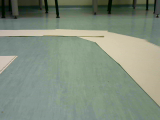
#> input picture aulas/car_dataset/testes/images/0.png, 160 x 120 px
$ python -i image_manipulation.py   (imports and definitions only)
#> lines starting #> are read from the running program, lines starting #| are printed output that depends on the picture; after the words box and inside, x2 and y2 are one past the last pixel; in counts of white or black regions, pixels touching at a corner belong together
'''
Useful functions for data augmentation of images
'''
import cv2
import numpy as np
from PIL import Image

def _adjust_gamma(image, gamma=1.0):

   invGamma = 1.0 / gamma
   table = np.array([((i / 255.0) ** invGamma) * 255
      for i in np.arange(0, 256)]).astype("uint8")

   return cv2.LUT(image, table)

def grayscale_image(input_image):
    """
    Convert input_image to grayscale

    :param input_image: image
    :type input_image: numpy.ndarray
    :return: image in grayscale
    :rtype: numpy.ndarray
    """
    return cv2.cvtColor(input_image, cv2.COLOR_BGR2GRAY)

# [16 lines left out: function extract_feature, not called in this run]


def binarize_image(input_image,
                   threshold_value=177,
                   gamma=0.3):
    """
    Convert input_image to binary representation

    :param input_image: image
    :type input_image: numpy.ndarray
    :param threshold_value: value to be used as a
                            threshold
    :type threshold_value: int
    :param gamma: value for gamma correction, less than 1 decreases the brightness of the image
    :type gamma: float
    :return: image in binary form
    :rtype: numpy.ndarray
    """
    gray_image = grayscale_image(input_image)
    img_gamma = _adjust_gamma(gray_image, gamma=gamma)
    blur = cv2.GaussianBlur(img_gamma, (5, 5), 0)
    _, bin_image = cv2.threshold(blur,
                                 threshold_value,
                                 255,
                                 cv2.THRESH_BINARY + cv2.THRESH_OTSU)
    return bin_image


# [69 lines left out: functions green_channel, top_bottom_cut, random_shadow, gaussian_blur, not called in this run]

>>> import cv2
>>> picture = cv2.imread('../testes/images/0.png')
#> picture is the input picture: shape (120, 160, 3); mean B, G, R 125.5, 141.9, 129.7
>>> result = binarize_image(picture)
#> in grayscale_image, `return cv2.cvtColor(input_image, cv2.COLOR_BGR2GRAY)`:
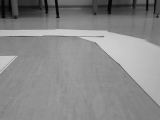
#> returned value: shape (120, 160); min 2, max 209, mean 136.4
#> in _adjust_gamma, `return cv2.LUT(image, table)`:
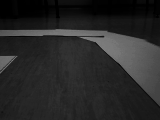
#> returned value: shape (120, 160); min 0, max 131, mean 39.8
#> in binarize_image, `_, bin_image = cv2.threshold(blur, threshold_value, 255, cv2.THRESH_BI..`:
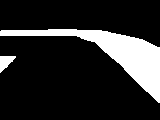
#> bin_image: shape (120, 160); 16.6% white; 2 white regions, box (x1, y1, x2, y2) and area: (0, 29, 160, 103) 3040, (0, 56, 16, 73) 155

$ run again, on aulas/car_dataset/testes/images/119.png
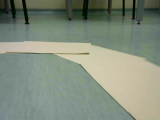
#> input picture aulas/car_dataset/testes/images/119.png, 160 x 120 px
#> picture is the input picture: shape (120, 160, 3); mean B, G, R 124.9, 140.9, 130.9
#> in _adjust_gamma, `return cv2.LUT(image, table)`:
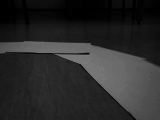
#> returned value: shape (120, 160); min 0, max 121, mean 42.1
#> in binarize_image, `_, bin_image = cv2.threshold(blur, threshold_value, 255, cv2.THRESH_BI..`:
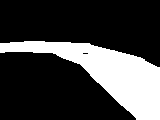
#> bin_image: shape (120, 160); 25.2% white; 1 white region, box (x1, y1, x2, y2) and area: (0, 41, 160, 120) 4847

$ run again, on aulas/car_dataset/testes/images/37.png
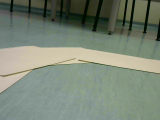
#> input picture aulas/car_dataset/testes/images/37.png, 160 x 120 px
#> picture is the input picture: shape (120, 160, 3); mean B, G, R 117.4, 133, 121.9
#> in _adjust_gamma, `return cv2.LUT(image, table)`:
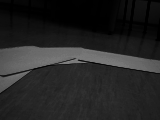
#> returned value: shape (120, 160); min 0, max 133, mean 36.6
#> in binarize_image, `_, bin_image = cv2.threshold(blur, threshold_value, 255, cv2.THRESH_BI..`:
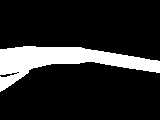
#> bin_image: shape (120, 160); 15.4% white; 1 white region, box (x1, y1, x2, y2) and area: (0, 46, 160, 92) 2955
